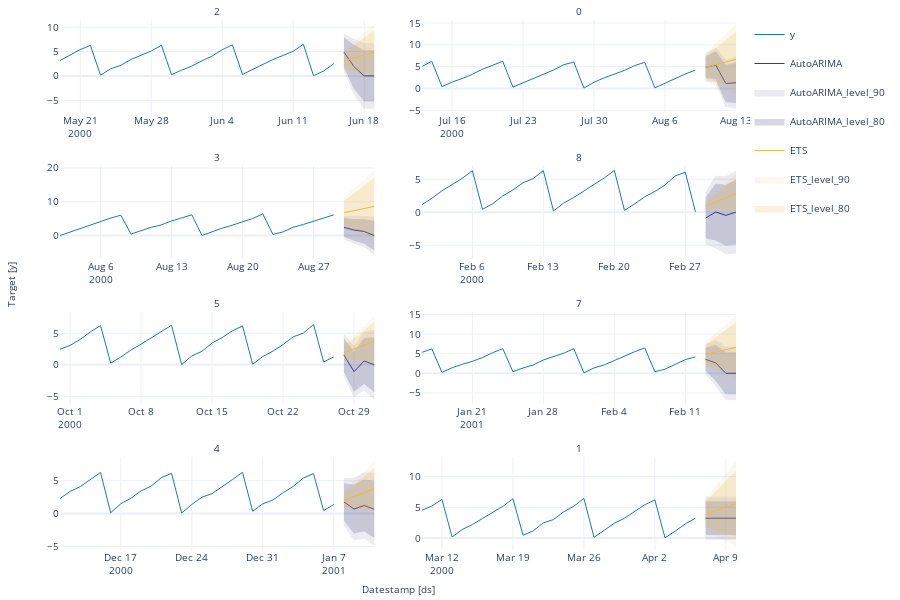

Notebook cell for this chart:
### Code cell
#| hide
fcsts_df = fcst.forecast(h=4, fitted=True, level=[90, 80, 30])
fcsts_df.groupby('unique_id').tail(4)
fcst.plot(panel_df.groupby('unique_id').tail(28), fcsts_df, models=['AutoARIMA', 'ETS'], level=[90, 80])

### Figure 1 — Plotly figure (JSON) as saved in the notebook; plotly's stock layout.template omitted (floating-point values rounded to 4 significant figures)
{"data": [{"legendgroup": "y", "line": {"color": "#1f77b4", "width": 1}, "mode": "lines", "name": "y", "showlegend": true, "type": "scatter", "x": ["2000-05-19T00:00:00", "2000-05-20T00:00:00", "2000-05-21T00:00:00", "2000-05-22T00:00:00", "2000-05-23T00:00:00", "2000-05-24T00:00:00", "2000-05-25T00:00:00", "2000-05-26T00:00:00", "2000-05-27T00:00:00", "2000-05-28T00:00:00", "2000-05-29T00:00:00", "2000-05-30T00:00:00", "2000-05-31T00:00:00", "2000-06-01T00:00:00", "2000-06-02T00:00:00", "2000-06-03T00:00:00", "2000-06-04T00:00:00", "2000-06-05T00:00:00", "2000-06-06T00:00:00", "2000-06-07T00:00:00", "2000-06-08T00:00:00", "2000-06-09T00:00:00", "2000-06-10T00:00:00", "2000-06-11T00:00:00", "2000-06-12T00:00:00", "2000-06-13T00:00:00", "2000-06-14T00:00:00", "2000-06-15T00:00:00"], "xaxis": "x", "y": [3.162, 4.34, 5.398, 6.252, 0.1481, 1.443, 2.176, 3.369, 4.278, 5.101, 6.274, 0.2598, 1.174, 2.012, 3.074, 4.066, 5.354, 6.355, 0.3059, 1.336, 2.224, 3.348, 4.189, 5.05, 6.48, 0.03622, 1.01, 2.49], "yaxis": "y"}, {"legendgroup": "y", "line": {"color": "#1f77b4", "width": 1}, "mode": "lines", "name": "y", "showlegend": false, "type": "scatter", "x": ["2000-07-13T00:00:00", "2000-07-14T00:00:00", "2000-07-15T00:00:00", "2000-07-16T00:00:00", "2000-07-17T00:00:00", "2000-07-18T00:00:00", "2000-07-19T00:00:00", "2000-07-20T00:00:00", "2000-07-21T00:00:00", "2000-07-22T00:00:00", "2000-07-23T00:00:00", "2000-07-24T00:00:00", "2000-07-25T00:00:00", "2000-07-26T00:00:00", "2000-07-27T00:00:00", "2000-07-28T00:00:00", "2000-07-29T00:00:00", "2000-07-30T00:00:00", "2000-07-31T00:00:00", "2000-08-01T00:00:00", "2000-08-02T00:00:00", "2000-08-03T00:00:00", "2000-08-04T00:00:00", "2000-08-05T00:00:00", "2000-08-06T00:00:00", "2000-08-07T00:00:00", "2000-08-08T00:00:00", "2000-08-09T00:00:00"], "xaxis": "x2", "y": [5.028, 6.244, 0.4405, 1.488, 2.309, 3.271, 4.427, 5.372, 6.239, 0.3385, 1.304, 2.357, 3.235, 4.228, 5.453, 6.069, 0.1146, 1.441, 2.452, 3.323, 4.162, 5.26, 6.0, 0.1559, 1.213, 2.443, 3.34, 4.228], "yaxis": "y2"}, {"legendgroup": "y", "line": {"color": "#1f77b4", "width": 1}, "mode": "lines", "name": "y", "showlegend": false, "type": "scatter", "x": ["2000-08-02T00:00:00", "2000-08-03T00:00:00", "2000-08-04T00:00:00", "2000-08-05T00:00:00", "2000-08-06T00:00:00", "2000-08-07T00:00:00", "2000-08-08T00:00:00", "2000-08-09T00:00:00", "2000-08-10T00:00:00", "2000-08-11T00:00:00", "2000-08-12T00:00:00", "2000-08-13T00:00:00", "2000-08-14T00:00:00", "2000-08-15T00:00:00", "2000-08-16T00:00:00", "2000-08-17T00:00:00", "2000-08-18T00:00:00", "2000-08-19T00:00:00", "2000-08-20T00:00:00", "2000-08-21T00:00:00", "2000-08-22T00:00:00", "2000-08-23T00:00:00", "2000-08-24T00:00:00", "2000-08-25T00:00:00", "2000-08-26T00:00:00", "2000-08-27T00:00:00", "2000-08-28T00:00:00", "2000-08-29T00:00:00"], "xaxis": "x3", "y": [0.004345, 1.012, 2.072, 3.257, 4.111, 5.185, 6.028, 0.4556, 1.442, 2.449, 3.166, 4.356, 5.213, 6.151, 0.03521, 1.211, 2.194, 3.08, 4.175, 5.048, 6.436, 0.3338, 1.096, 2.459, 3.29, 4.228, 5.321, 6.127], "yaxis": "y3"}, {"legendgroup": "y", "line": {"color": "#1f77b4", "width": 1}, "mode": "lines", "name": "y", "showlegend": false, "type": "scatter", "x": ["2000-02-01T00:00:00", "2000-02-02T00:00:00", "2000-02-03T00:00:00", "2000-02-04T00:00:00", "2000-02-05T00:00:00", "2000-02-06T00:00:00", "2000-02-07T00:00:00", "2000-02-08T00:00:00", "2000-02-09T00:00:00", "2000-02-10T00:00:00", "2000-02-11T00:00:00", "2000-02-12T00:00:00", "2000-02-13T00:00:00", "2000-02-14T00:00:00", "2000-02-15T00:00:00", "2000-02-16T00:00:00", "2000-02-17T00:00:00", "2000-02-18T00:00:00", "2000-02-19T00:00:00", "2000-02-20T00:00:00", "2000-02-21T00:00:00", "2000-02-22T00:00:00", "2000-02-23T00:00:00", "2000-02-24T00:00:00", "2000-02-25T00:00:00", "2000-02-26T00:00:00", "2000-02-27T00:00:00", "2000-02-28T00:00:00"], "xaxis": "x4", "y": [1.111, 2.092, 3.239, 4.178, 5.12, 6.291, 0.4281, 1.278, 2.453, 3.358, 4.45, 5.101, 6.294, 0.1773, 1.372, 2.225, 3.206, 4.071, 5.177, 6.334, 0.2544, 1.26, 2.324, 3.138, 4.11, 5.484, 6.069, 0.0405], "yaxis": "y4"}, {"legendgroup": "y", "line": {"color": "#1f77b4", "width": 1}, "mode": "lines", "name": "y", "showlegend": false, "type": "scatter", "x": ["2000-09-30T00:00:00", "2000-10-01T00:00:00", "2000-10-02T00:00:00", "2000-10-03T00:00:00", "2000-10-04T00:00:00", "2000-10-05T00:00:00", "2000-10-06T00:00:00", "2000-10-07T00:00:00", "2000-10-08T00:00:00", "2000-10-09T00:00:00", "2000-10-10T00:00:00", "2000-10-11T00:00:00", "2000-10-12T00:00:00", "2000-10-13T00:00:00", "2000-10-14T00:00:00", "2000-10-15T00:00:00", "2000-10-16T00:00:00", "2000-10-17T00:00:00", "2000-10-18T00:00:00", "2000-10-19T00:00:00", "2000-10-20T00:00:00", "2000-10-21T00:00:00", "2000-10-22T00:00:00", "2000-10-23T00:00:00", "2000-10-24T00:00:00", "2000-10-25T00:00:00", "2000-10-26T00:00:00", "2000-10-27T00:00:00"], "xaxis": "x5", "y": [2.459, 3.085, 4.02, 5.215, 6.216, 0.2656, 1.235, 2.349, 3.271, 4.271, 5.334, 6.261, 0.03107, 1.406, 2.143, 3.451, 4.321, 5.382, 6.156, 0.07805, 1.326, 2.169, 3.215, 4.425, 5.011, 6.397, 0.4621, 1.253], "yaxis": "y5"}, {"legendgroup": "y", "line": {"color": "#1f77b4", "width": 1}, "mode": "lines", "name": "y", "showlegend": false, "type": "scatter", "x": ["2001-01-16T00:00:00", "2001-01-17T00:00:00", "2001-01-18T00:00:00", "2001-01-19T00:00:00", "2001-01-20T00:00:00", "2001-01-21T00:00:00", "2001-01-22T00:00:00", "2001-01-23T00:00:00", "2001-01-24T00:00:00", "2001-01-25T00:00:00", "2001-01-26T00:00:00", "2001-01-27T00:00:00", "2001-01-28T00:00:00", "2001-01-29T00:00:00", "2001-01-30T00:00:00", "2001-01-31T00:00:00", "2001-02-01T00:00:00", "2001-02-02T00:00:00", "2001-02-03T00:00:00", "2001-02-04T00:00:00", "2001-02-05T00:00:00", "2001-02-06T00:00:00", "2001-02-07T00:00:00", "2001-02-08T00:00:00", "2001-02-09T00:00:00", "2001-02-10T00:00:00", "2001-02-11T00:00:00", "2001-02-12T00:00:00"], "xaxis": "x6", "y": [5.322, 6.211, 0.2385, 1.407, 2.294, 3.047, 4.015, 5.256, 6.272, 0.4081, 1.365, 2.113, 3.397, 4.315, 5.117, 6.258, 0.12, 1.361, 2.151, 3.248, 4.449, 5.494, 6.479, 0.3852, 1.068, 2.234, 3.484, 4.177], "yaxis": "y6"}, {"legendgroup": "y", "line": {"color": "#1f77b4", "width": 1}, "mode": "lines", "name": "y", "showlegend": false, "type": "scatter", "x": ["2000-12-11T00:00:00", "2000-12-12T00:00:00", "2000-12-13T00:00:00", "2000-12-14T00:00:00", "2000-12-15T00:00:00", "2000-12-16T00:00:00", "2000-12-17T00:00:00", "2000-12-18T00:00:00", "2000-12-19T00:00:00", "2000-12-20T00:00:00", "2000-12-21T00:00:00", "2000-12-22T00:00:00", "2000-12-23T00:00:00", "2000-12-24T00:00:00", "2000-12-25T00:00:00", "2000-12-26T00:00:00", "2000-12-27T00:00:00", "2000-12-28T00:00:00", "2000-12-29T00:00:00", "2000-12-30T00:00:00", "2000-12-31T00:00:00", "2001-01-01T00:00:00", "2001-01-02T00:00:00", "2001-01-03T00:00:00", "2001-01-04T00:00:00", "2001-01-05T00:00:00", "2001-01-06T00:00:00", "2001-01-07T00:00:00"], "xaxis": "x7", "y": [2.281, 3.365, 4.096, 5.206, 6.249, 0.1218, 1.499, 2.336, 3.442, 4.196, 5.462, 6.126, 0.07894, 1.393, 2.487, 3.031, 4.05, 5.159, 6.263, 0.3521, 1.478, 2.059, 3.178, 4.133, 5.404, 6.082, 0.4384, 1.387], "yaxis": "y7"}, {"legendgroup": "y", "line": {"color": "#1f77b4", "width": 1}, "mode": "lines", "name": "y", "showlegend": false, "type": "scatter", "x": ["2000-03-10T00:00:00", "2000-03-11T00:00:00", "2000-03-12T00:00:00", "2000-03-13T00:00:00", "2000-03-14T00:00:00", "2000-03-15T00:00:00", "2000-03-16T00:00:00", "2000-03-17T00:00:00", "2000-03-18T00:00:00", "2000-03-19T00:00:00", "2000-03-20T00:00:00", "2000-03-21T00:00:00", "2000-03-22T00:00:00", "2000-03-23T00:00:00", "2000-03-24T00:00:00", "2000-03-25T00:00:00", "2000-03-26T00:00:00", "2000-03-27T00:00:00", "2000-03-28T00:00:00", "2000-03-29T00:00:00", "2000-03-30T00:00:00", "2000-03-31T00:00:00", "2000-04-01T00:00:00", "2000-04-02T00:00:00", "2000-04-03T00:00:00", "2000-04-04T00:00:00", "2000-04-05T00:00:00", "2000-04-06T00:00:00"], "xaxis": "x8", "y": [4.49, 5.203, 6.285, 0.1718, 1.394, 2.206, 3.18, 4.2, 5.151, 6.388, 0.4631, 1.163, 2.476, 3.007, 4.267, 5.152, 6.441, 0.1253, 1.339, 2.405, 3.216, 4.376, 5.415, 6.19, 0.04827, 1.128, 2.296, 3.238], "yaxis": "y8"}, {"legendgroup": "AutoARIMA", "line": {"color": "#393b79", "width": 1}, "mode": "lines", "name": "AutoARIMA", "showlegend": true, "type": "scatter", "x": ["2000-06-16T00:00:00", "2000-06-17T00:00:00", "2000-06-18T00:00:00", "2000-06-19T00:00:00"], "xaxis": "x", "y": [4.876, 1.881, 0, 0], "yaxis": "y"}, {"fill": "toself", "fillcolor": "#393b79", "legendgroup": "AutoARIMA_level_90", "line": {"color": "#393b79", "width": 1}, "mode": "lines", "name": "AutoARIMA_level_90", "opacity": 0.1, "showlegend": true, "type": "scatter", "x": ["2000-06-16T00:00:00.000000000", "2000-06-17T00:00:00.000000000", "2000-06-18T00:00:00.000000000", "2000-06-19T00:00:00.000000000", "2000-06-19T00:00:00.000000000", "2000-06-18T00:00:00.000000000", "2000-06-17T00:00:00.000000000", "2000-06-16T00:00:00.000000000"], "xaxis": "x", "y": [8.601, 7.496, 6.599, 6.599, -6.599, -6.599, -3.735, 1.151], "yaxis": "y"}, {"fill": "toself", "fillcolor": "#393b79", "legendgroup": "AutoARIMA_level_80", "line": {"color": "#393b79", "width": 1}, "mode": "lines", "name": "AutoARIMA_level_80", "opacity": 0.2, "showlegend": true, "type": "scatter", "x": ["2000-06-16T00:00:00.000000000", "2000-06-17T00:00:00.000000000", "2000-06-18T00:00:00.000000000", "2000-06-19T00:00:00.000000000", "2000-06-19T00:00:00.000000000", "2000-06-18T00:00:00.000000000", "2000-06-17T00:00:00.000000000", "2000-06-16T00:00:00.000000000"], "xaxis": "x", "y": [7.779, 6.256, 5.141, 5.141, -5.141, -5.141, -2.494, 1.973], "yaxis": "y"}, {"legendgroup": "ETS", "line": {"color": "#e7ba52", "width": 1}, "mode": "lines", "name": "ETS", "showlegend": true, "type": "scatter", "x": ["2000-06-16T00:00:00", "2000-06-17T00:00:00", "2000-06-18T00:00:00", "2000-06-19T00:00:00"], "xaxis": "x", "y": [3.057, 3.667, 4.277, 4.888], "yaxis": "y"}, {"fill": "toself", "fillcolor": "#e7ba52", "legendgroup": "ETS_level_90", "line": {"color": "#e7ba52", "width": 1}, "mode": "lines", "name": "ETS_level_90", "opacity": 0.1, "showlegend": true, "type": "scatter", "x": ["2000-06-16T00:00:00.000000000", "2000-06-17T00:00:00.000000000", "2000-06-18T00:00:00.000000000", "2000-06-19T00:00:00.000000000", "2000-06-19T00:00:00.000000000", "2000-06-18T00:00:00.000000000", "2000-06-17T00:00:00.000000000", "2000-06-16T00:00:00.000000000"], "xaxis": "x", "y": [5.077, 6.855, 8.645, 10.5, -0.7278, -0.09003, 0.4798, 1.037], "yaxis": "y"}, {"fill": "toself", "fillcolor": "#e7ba52", "legendgroup": "ETS_level_80", "line": {"color": "#e7ba52", "width": 1}, "mode": "lines", "name": "ETS_level_80", "opacity": 0.2, "showlegend": true, "type": "scatter", "x": ["2000-06-16T00:00:00.000000000", "2000-06-17T00:00:00.000000000", "2000-06-18T00:00:00.000000000", "2000-06-19T00:00:00.000000000", "2000-06-19T00:00:00.000000000", "2000-06-18T00:00:00.000000000", "2000-06-17T00:00:00.000000000", "2000-06-16T00:00:00.000000000"], "xaxis": "x", "y": [4.631, 6.151, 7.68, 9.263, 0.5124, 0.8746, 1.184, 1.483], "yaxis": "y"}, {"legendgroup": "AutoARIMA", "line": {"color": "#393b79", "width": 1}, "mode": "lines", "name": "AutoARIMA", "showlegend": false, "type": "scatter", "x": ["2000-08-10T00:00:00", "2000-08-11T00:00:00", "2000-08-12T00:00:00", "2000-08-13T00:00:00"], "xaxis": "x2", "y": [4.858, 5.389, 1.143, 1.346], "yaxis": "y2"}, {"fill": "toself", "fillcolor": "#393b79", "legendgroup": "AutoARIMA_level_90", "line": {"color": "#393b79", "width": 1}, "mode": "lines", "name": "AutoARIMA_level_90", "opacity": 0.1, "showlegend": false, "type": "scatter", "x": ["2000-08-10T00:00:00.000000000", "2000-08-11T00:00:00.000000000", "2000-08-12T00:00:00.000000000", "2000-08-13T00:00:00.000000000", "2000-08-13T00:00:00.000000000", "2000-08-12T00:00:00.000000000", "2000-08-11T00:00:00.000000000", "2000-08-10T00:00:00.000000000"], "xaxis": "x2", "y": [7.861, 9.313, 6.453, 7.165, -4.473, -4.167, 1.466, 1.854], "yaxis": "y2"}, {"fill": "toself", "fillcolor": "#393b79", "legendgroup": "AutoARIMA_level_80", "line": {"color": "#393b79", "width": 1}, "mode": "lines", "name": "AutoARIMA_level_80", "opacity": 0.2, "showlegend": false, "type": "scatter", "x": ["2000-08-10T00:00:00.000000000", "2000-08-11T00:00:00.000000000", "2000-08-12T00:00:00.000000000", "2000-08-13T00:00:00.000000000", "2000-08-13T00:00:00.000000000", "2000-08-12T00:00:00.000000000", "2000-08-11T00:00:00.000000000", "2000-08-10T00:00:00.000000000"], "xaxis": "x2", "y": [7.198, 8.446, 5.28, 5.879, -3.188, -2.994, 2.333, 2.518], "yaxis": "y2"}, {"legendgroup": "ETS", "line": {"color": "#e7ba52", "width": 1}, "mode": "lines", "name": "ETS", "showlegend": false, "type": "scatter", "x": ["2000-08-10T00:00:00", "2000-08-11T00:00:00", "2000-08-12T00:00:00", "2000-08-13T00:00:00"], "xaxis": "x2", "y": [4.837, 5.459, 6.082, 6.704], "yaxis": "y2"}, {"fill": "toself", "fillcolor": "#e7ba52", "legendgroup": "ETS_level_90", "line": {"color": "#e7ba52", "width": 1}, "mode": "lines", "name": "ETS_level_90", "opacity": 0.1, "showlegend": false, "type": "scatter", "x": ["2000-08-10T00:00:00.000000000", "2000-08-11T00:00:00.000000000", "2000-08-12T00:00:00.000000000", "2000-08-13T00:00:00.000000000", "2000-08-13T00:00:00.000000000", "2000-08-12T00:00:00.000000000", "2000-08-11T00:00:00.000000000", "2000-08-10T00:00:00.000000000"], "xaxis": "x2", "y": [7.962, 10.22, 12.41, 14.63, -1.223, -0.2433, 0.7031, 1.711], "yaxis": "y2"}, {"fill": "toself", "fillcolor": "#e7ba52", "legendgroup": "ETS_level_80", "line": {"color": "#e7ba52", "width": 1}, "mode": "lines", "name": "ETS_level_80", "opacity": 0.2, "showlegend": false, "type": "scatter", "x": ["2000-08-10T00:00:00.000000000", "2000-08-11T00:00:00.000000000", "2000-08-12T00:00:00.000000000", "2000-08-13T00:00:00.000000000", "2000-08-13T00:00:00.000000000", "2000-08-12T00:00:00.000000000", "2000-08-11T00:00:00.000000000", "2000-08-10T00:00:00.000000000"], "xaxis": "x2", "y": [7.271, 9.165, 11.01, 12.88, 0.5275, 1.154, 1.754, 2.402], "yaxis": "y2"}, {"legendgroup": "AutoARIMA", "line": {"color": "#393b79", "width": 1}, "mode": "lines", "name": "AutoARIMA", "showlegend": false, "type": "scatter", "x": ["2000-08-30T00:00:00", "2000-08-31T00:00:00", "2000-09-01T00:00:00", "2000-09-02T00:00:00"], "xaxis": "x3", "y": [2.421, 1.644, 1.213, 0], "yaxis": "y3"}, {"fill": "toself", "fillcolor": "#393b79", "legendgroup": "AutoARIMA_level_90", "line": {"color": "#393b79", "width": 1}, "mode": "lines", "name": "AutoARIMA_level_90", "opacity": 0.1, "showlegend": false, "type": "scatter", "x": ["2000-08-30T00:00:00.000000000", "2000-08-31T00:00:00.000000000", "2000-09-01T00:00:00.000000000", "2000-09-02T00:00:00.000000000", "2000-09-02T00:00:00.000000000", "2000-09-01T00:00:00.000000000", "2000-08-31T00:00:00.000000000", "2000-08-30T00:00:00.000000000"], "xaxis": "x3", "y": [5.73, 5.561, 5.663, 5.409, -5.409, -3.238, -2.273, -0.8877], "yaxis": "y3"}, {"fill": "toself", "fillcolor": "#393b79", "legendgroup": "AutoARIMA_level_80", "line": {"color": "#393b79", "width": 1}, "mode": "lines", "name": "AutoARIMA_level_80", "opacity": 0.2, "showlegend": false, "type": "scatter", "x": ["2000-08-30T00:00:00.000000000", "2000-08-31T00:00:00.000000000", "2000-09-01T00:00:00.000000000", "2000-09-02T00:00:00.000000000", "2000-09-02T00:00:00.000000000", "2000-09-01T00:00:00.000000000", "2000-08-31T00:00:00.000000000", "2000-08-30T00:00:00.000000000"], "xaxis": "x3", "y": [5.0, 4.696, 4.68, 4.214, -4.214, -2.255, -1.408, -0.1568], "yaxis": "y3"}, {"legendgroup": "ETS", "line": {"color": "#e7ba52", "width": 1}, "mode": "lines", "name": "ETS", "showlegend": false, "type": "scatter", "x": ["2000-08-30T00:00:00", "2000-08-31T00:00:00", "2000-09-01T00:00:00", "2000-09-02T00:00:00"], "xaxis": "x3", "y": [6.747, 7.375, 8.003, 8.631], "yaxis": "y3"}, {"fill": "toself", "fillcolor": "#e7ba52", "legendgroup": "ETS_level_90", "line": {"color": "#e7ba52", "width": 1}, "mode": "lines", "name": "ETS_level_90", "opacity": 0.1, "showlegend": false, "type": "scatter", "x": ["2000-08-30T00:00:00.000000000", "2000-08-31T00:00:00.000000000", "2000-09-01T00:00:00.000000000", "2000-09-02T00:00:00.000000000", "2000-09-02T00:00:00.000000000", "2000-09-01T00:00:00.000000000", "2000-08-31T00:00:00.000000000", "2000-08-30T00:00:00.000000000"], "xaxis": "x3", "y": [11.11, 13.93, 16.61, 19.29, -2.027, -0.6009, 0.8225, 2.388], "yaxis": "y3"}, {"fill": "toself", "fillcolor": "#e7ba52", "legendgroup": "ETS_level_80", "line": {"color": "#e7ba52", "width": 1}, "mode": "lines", "name": "ETS_level_80", "opacity": 0.2, "showlegend": false, "type": "scatter", "x": ["2000-08-30T00:00:00.000000000", "2000-08-31T00:00:00.000000000", "2000-09-01T00:00:00.000000000", "2000-09-02T00:00:00.000000000", "2000-09-02T00:00:00.000000000", "2000-09-01T00:00:00.000000000", "2000-08-31T00:00:00.000000000", "2000-08-30T00:00:00.000000000"], "xaxis": "x3", "y": [10.14, 12.48, 14.71, 16.93, 0.3268, 1.299, 2.27, 3.351], "yaxis": "y3"}, {"legendgroup": "AutoARIMA", "line": {"color": "#393b79", "width": 1}, "mode": "lines", "name": "AutoARIMA", "showlegend": false, "type": "scatter", "x": ["2000-02-29T00:00:00", "2000-03-01T00:00:00", "2000-03-02T00:00:00", "2000-03-03T00:00:00"], "xaxis": "x4", "y": [-0.8951, 0.01778, -0.4875, 0.007351], "yaxis": "y4"}, {"fill": "toself", "fillcolor": "#393b79", "legendgroup": "AutoARIMA_level_90", "line": {"color": "#393b79", "width": 1}, "mode": "lines", "name": "AutoARIMA_level_90", "opacity": 0.1, "showlegend": false, "type": "scatter", "x": ["2000-02-29T00:00:00.000000000", "2000-03-01T00:00:00.000000000", "2000-03-02T00:00:00.000000000", "2000-03-03T00:00:00.000000000", "2000-03-03T00:00:00.000000000", "2000-03-02T00:00:00.000000000", "2000-03-01T00:00:00.000000000", "2000-02-29T00:00:00.000000000"], "xaxis": "x4", "y": [2.972, 5.457, 5.352, 6.211, -6.197, -6.327, -5.422, -4.762], "yaxis": "y4"}, {"fill": "toself", "fillcolor": "#393b79", "legendgroup": "AutoARIMA_level_80", "line": {"color": "#393b79", "width": 1}, "mode": "lines", "name": "AutoARIMA_level_80", "opacity": 0.2, "showlegend": false, "type": "scatter", "x": ["2000-02-29T00:00:00.000000000", "2000-03-01T00:00:00.000000000", "2000-03-02T00:00:00.000000000", "2000-03-03T00:00:00.000000000", "2000-03-03T00:00:00.000000000", "2000-03-02T00:00:00.000000000", "2000-03-01T00:00:00.000000000", "2000-02-29T00:00:00.000000000"], "xaxis": "x4", "y": [2.118, 4.256, 4.062, 4.841, -4.826, -5.037, -4.22, -3.908], "yaxis": "y4"}, {"legendgroup": "ETS", "line": {"color": "#e7ba52", "width": 1}, "mode": "lines", "name": "ETS", "showlegend": false, "type": "scatter", "x": ["2000-02-29T00:00:00", "2000-03-01T00:00:00", "2000-03-02T00:00:00", "2000-03-03T00:00:00"], "xaxis": "x4", "y": [0.9512, 1.568, 2.184, 2.801], "yaxis": "y4"}, {"fill": "toself", "fillcolor": "#e7ba52", "legendgroup": "ETS_level_90", "line": {"color": "#e7ba52", "width": 1}, "mode": "lines", "name": "ETS_level_90", "opacity": 0.1, "showlegend": false, "type": "scatter", "x": ["2000-02-29T00:00:00.000000000", "2000-03-01T00:00:00.000000000", "2000-03-02T00:00:00.000000000", "2000-03-03T00:00:00.000000000", "2000-03-03T00:00:00.000000000", "2000-03-02T00:00:00.000000000", "2000-03-01T00:00:00.000000000", "2000-02-29T00:00:00.000000000"], "xaxis": "x4", "y": [1.628, 2.887, 4.269, 5.776, -0.1743, 0.09963, 0.2484, 0.2745], "yaxis": "y4"}, {"fill": "toself", "fillcolor": "#e7ba52", "legendgroup": "ETS_level_80", "line": {"color": "#e7ba52", "width": 1}, "mode": "lines", "name": "ETS_level_80", "opacity": 0.2, "showlegend": false, "type": "scatter", "x": ["2000-02-29T00:00:00.000000000", "2000-03-01T00:00:00.000000000", "2000-03-02T00:00:00.000000000", "2000-03-03T00:00:00.000000000", "2000-03-03T00:00:00.000000000", "2000-03-02T00:00:00.000000000", "2000-03-01T00:00:00.000000000", "2000-02-29T00:00:00.000000000"], "xaxis": "x4", "y": [1.478, 2.596, 3.809, 5.119, 0.4829, 0.5601, 0.5398, 0.4239], "yaxis": "y4"}, {"legendgroup": "AutoARIMA", "line": {"color": "#393b79", "width": 1}, "mode": "lines", "name": "AutoARIMA", "showlegend": false, "type": "scatter", "x": ["2000-10-28T00:00:00", "2000-10-29T00:00:00", "2000-10-30T00:00:00", "2000-10-31T00:00:00"], "xaxis": "x5", "y": [1.545, -1.07, 0.6109, 0], "yaxis": "y5"}, {"fill": "toself", "fillcolor": "#393b79", "legendgroup": "AutoARIMA_level_90", "line": {"color": "#393b79", "width": 1}, "mode": "lines", "name": "AutoARIMA_level_90", "opacity": 0.1, "showlegend": false, "type": "scatter", "x": ["2000-10-28T00:00:00.000000000", "2000-10-29T00:00:00.000000000", "2000-10-30T00:00:00.000000000", "2000-10-31T00:00:00.000000000", "2000-10-31T00:00:00.000000000", "2000-10-30T00:00:00.000000000", "2000-10-29T00:00:00.000000000", "2000-10-28T00:00:00.000000000"], "xaxis": "x5", "y": [4.797, 2.89, 5.156, 5.5, -5.5, -3.934, -5.03, -1.706], "yaxis": "y5"}, {"fill": "toself", "fillcolor": "#393b79", "legendgroup": "AutoARIMA_level_80", "line": {"color": "#393b79", "width": 1}, "mode": "lines", "name": "AutoARIMA_level_80", "opacity": 0.2, "showlegend": false, "type": "scatter", "x": ["2000-10-28T00:00:00.000000000", "2000-10-29T00:00:00.000000000", "2000-10-30T00:00:00.000000000", "2000-10-31T00:00:00.000000000", "2000-10-31T00:00:00.000000000", "2000-10-30T00:00:00.000000000", "2000-10-29T00:00:00.000000000", "2000-10-28T00:00:00.000000000"], "xaxis": "x5", "y": [4.079, 2.015, 4.152, 4.285, -4.285, -2.93, -4.156, -0.9881], "yaxis": "y5"}, {"legendgroup": "ETS", "line": {"color": "#e7ba52", "width": 1}, "mode": "lines", "name": "ETS", "showlegend": false, "type": "scatter", "x": ["2000-10-28T00:00:00", "2000-10-29T00:00:00", "2000-10-30T00:00:00", "2000-10-31T00:00:00"], "xaxis": "x5", "y": [1.878, 2.497, 3.115, 3.733], "yaxis": "y5"}, {"fill": "toself", "fillcolor": "#e7ba52", "legendgroup": "ETS_level_90", "line": {"color": "#e7ba52", "width": 1}, "mode": "lines", "name": "ETS_level_90", "opacity": 0.1, "showlegend": false, "type": "scatter", "x": ["2000-10-28T00:00:00.000000000", "2000-10-29T00:00:00.000000000", "2000-10-30T00:00:00.000000000", "2000-10-31T00:00:00.000000000", "2000-10-31T00:00:00.000000000", "2000-10-30T00:00:00.000000000", "2000-10-29T00:00:00.000000000", "2000-10-28T00:00:00.000000000"], "xaxis": "x5", "y": [3.113, 4.568, 6.089, 7.701, -0.235, 0.1406, 0.4251, 0.644], "yaxis": "y5"}, {"fill": "toself", "fillcolor": "#e7ba52", "legendgroup": "ETS_level_80", "line": {"color": "#e7ba52", "width": 1}, "mode": "lines", "name": "ETS_level_80", "opacity": 0.2, "showlegend": false, "type": "scatter", "x": ["2000-10-28T00:00:00.000000000", "2000-10-29T00:00:00.000000000", "2000-10-30T00:00:00.000000000", "2000-10-31T00:00:00.000000000", "2000-10-31T00:00:00.000000000", "2000-10-30T00:00:00.000000000", "2000-10-29T00:00:00.000000000", "2000-10-28T00:00:00.000000000"], "xaxis": "x5", "y": [2.84, 4.111, 5.432, 6.825, 0.6414, 0.7975, 0.8827, 0.9167], "yaxis": "y5"}, {"legendgroup": "AutoARIMA", "line": {"color": "#393b79", "width": 1}, "mode": "lines", "name": "AutoARIMA", "showlegend": false, "type": "scatter", "x": ["2001-02-13T00:00:00", "2001-02-14T00:00:00", "2001-02-15T00:00:00", "2001-02-16T00:00:00"], "xaxis": "x6", "y": [3.552, 2.656, 0, 0], "yaxis": "y6"}, {"fill": "toself", "fillcolor": "#393b79", "legendgroup": "AutoARIMA_level_90", "line": {"color": "#393b79", "width": 1}, "mode": "lines", "name": "AutoARIMA_level_90", "opacity": 0.1, "showlegend": false, "type": "scatter", "x": ["2001-02-13T00:00:00.000000000", "2001-02-14T00:00:00.000000000", "2001-02-15T00:00:00.000000000", "2001-02-16T00:00:00.000000000", "2001-02-16T00:00:00.000000000", "2001-02-15T00:00:00.000000000", "2001-02-14T00:00:00.000000000", "2001-02-13T00:00:00.000000000"], "xaxis": "x6", "y": [7.191, 8.376, 6.697, 6.697, -6.697, -6.697, -3.063, -0.08763], "yaxis": "y6"}, {"fill": "toself", "fillcolor": "#393b79", "legendgroup": "AutoARIMA_level_80", "line": {"color": "#393b79", "width": 1}, "mode": "lines", "name": "AutoARIMA_level_80", "opacity": 0.2, "showlegend": false, "type": "scatter", "x": ["2001-02-13T00:00:00.000000000", "2001-02-14T00:00:00.000000000", "2001-02-15T00:00:00.000000000", "2001-02-16T00:00:00.000000000", "2001-02-16T00:00:00.000000000", "2001-02-15T00:00:00.000000000", "2001-02-14T00:00:00.000000000", "2001-02-13T00:00:00.000000000"], "xaxis": "x6", "y": [6.387, 7.113, 5.218, 5.218, -5.218, -5.218, -1.8, 0.7162], "yaxis": "y6"}, {"legendgroup": "ETS", "line": {"color": "#e7ba52", "width": 1}, "mode": "lines", "name": "ETS", "showlegend": false, "type": "scatter", "x": ["2001-02-13T00:00:00", "2001-02-14T00:00:00", "2001-02-15T00:00:00", "2001-02-16T00:00:00"], "xaxis": "x6", "y": [4.788, 5.404, 6.019, 6.635], "yaxis": "y6"}, {"fill": "toself", "fillcolor": "#e7ba52", "legendgroup": "ETS_level_90", "line": {"color": "#e7ba52", "width": 1}, "mode": "lines", "name": "ETS_level_90", "opacity": 0.1, "showlegend": false, "type": "scatter", "x": ["2001-02-13T00:00:00.000000000", "2001-02-14T00:00:00.000000000", "2001-02-15T00:00:00.000000000", "2001-02-16T00:00:00.000000000", "2001-02-16T00:00:00.000000000", "2001-02-15T00:00:00.000000000", "2001-02-14T00:00:00.000000000", "2001-02-13T00:00:00.000000000"], "xaxis": "x6", "y": [7.886, 10.14, 12.33, 14.56, -1.289, -0.2935, 0.6668, 1.69], "yaxis": "y6"}, {"fill": "toself", "fillcolor": "#e7ba52", "legendgroup": "ETS_level_80", "line": {"color": "#e7ba52", "width": 1}, "mode": "lines", "name": "ETS_level_80", "opacity": 0.2, "showlegend": false, "type": "scatter", "x": ["2001-02-13T00:00:00.000000000", "2001-02-14T00:00:00.000000000", "2001-02-15T00:00:00.000000000", "2001-02-16T00:00:00.000000000", "2001-02-16T00:00:00.000000000", "2001-02-15T00:00:00.000000000", "2001-02-14T00:00:00.000000000", "2001-02-13T00:00:00.000000000"], "xaxis": "x6", "y": [7.202, 9.094, 10.94, 12.81, 0.4614, 1.101, 1.713, 2.374], "yaxis": "y6"}, {"legendgroup": "AutoARIMA", "line": {"color": "#393b79", "width": 1}, "mode": "lines", "name": "AutoARIMA", "showlegend": false, "type": "scatter", "x": ["2001-01-08T00:00:00", "2001-01-09T00:00:00", "2001-01-10T00:00:00", "2001-01-11T00:00:00"], "xaxis": "x7", "y": [1.771, 0.6798, 1.236, 0.639], "yaxis": "y7"}, {"fill": "toself", "fillcolor": "#393b79", "legendgroup": "AutoARIMA_level_90", "line": {"color": "#393b79", "width": 1}, "mode": "lines", "name": "AutoARIMA_level_90", "opacity": 0.1, "showlegend": false, "type": "scatter", "x": ["2001-01-08T00:00:00.000000000", "2001-01-09T00:00:00.000000000", "2001-01-10T00:00:00.000000000", "2001-01-11T00:00:00.000000000", "2001-01-11T00:00:00.000000000", "2001-01-10T00:00:00.000000000", "2001-01-09T00:00:00.000000000", "2001-01-08T00:00:00.000000000"], "xaxis": "x7", "y": [5.311, 5.353, 6.194, 6.118, -4.839, -3.721, -3.993, -1.77], "yaxis": "y7"}, {"fill": "toself", "fillcolor": "#393b79", "legendgroup": "AutoARIMA_level_80", "line": {"color": "#393b79", "width": 1}, "mode": "lines", "name": "AutoARIMA_level_80", "opacity": 0.2, "showlegend": false, "type": "scatter", "x": ["2001-01-08T00:00:00.000000000", "2001-01-09T00:00:00.000000000", "2001-01-10T00:00:00.000000000", "2001-01-11T00:00:00.000000000", "2001-01-11T00:00:00.000000000", "2001-01-10T00:00:00.000000000", "2001-01-09T00:00:00.000000000", "2001-01-08T00:00:00.000000000"], "xaxis": "x7", "y": [4.529, 4.321, 5.099, 4.908, -3.629, -2.626, -2.961, -0.9876], "yaxis": "y7"}, {"legendgroup": "ETS", "line": {"color": "#e7ba52", "width": 1}, "mode": "lines", "name": "ETS", "showlegend": false, "type": "scatter", "x": ["2001-01-08T00:00:00", "2001-01-09T00:00:00", "2001-01-10T00:00:00", "2001-01-11T00:00:00"], "xaxis": "x7", "y": [1.991, 2.598, 3.204, 3.811], "yaxis": "y7"}, {"fill": "toself", "fillcolor": "#e7ba52", "legendgroup": "ETS_level_90", "line": {"color": "#e7ba52", "width": 1}, "mode": "lines", "name": "ETS_level_90", "opacity": 0.1, "showlegend": false, "type": "scatter", "x": ["2001-01-08T00:00:00.000000000", "2001-01-09T00:00:00.000000000", "2001-01-10T00:00:00.000000000", "2001-01-11T00:00:00.000000000", "2001-01-11T00:00:00.000000000", "2001-01-10T00:00:00.000000000", "2001-01-09T00:00:00.000000000", "2001-01-08T00:00:00.000000000"], "xaxis": "x7", "y": [3.284, 4.744, 6.259, 7.86, -0.2385, 0.149, 0.4516, 0.6979], "yaxis": "y7"}, {"fill": "toself", "fillcolor": "#e7ba52", "legendgroup": "ETS_level_80", "line": {"color": "#e7ba52", "width": 1}, "mode": "lines", "name": "ETS_level_80", "opacity": 0.2, "showlegend": false, "type": "scatter", "x": ["2001-01-08T00:00:00.000000000", "2001-01-09T00:00:00.000000000", "2001-01-10T00:00:00.000000000", "2001-01-11T00:00:00.000000000", "2001-01-11T00:00:00.000000000", "2001-01-10T00:00:00.000000000", "2001-01-09T00:00:00.000000000", "2001-01-08T00:00:00.000000000"], "xaxis": "x7", "y": [2.998, 4.27, 5.585, 6.966, 0.6559, 0.8238, 0.9256, 0.9835], "yaxis": "y7"}, {"legendgroup": "AutoARIMA", "line": {"color": "#393b79", "width": 1}, "mode": "lines", "name": "AutoARIMA", "showlegend": false, "type": "scatter", "x": ["2000-04-07T00:00:00", "2000-04-08T00:00:00", "2000-04-09T00:00:00", "2000-04-10T00:00:00"], "xaxis": "x8", "y": [3.233, 3.233, 3.233, 3.233], "yaxis": "y8"}, {"fill": "toself", "fillcolor": "#393b79", "legendgroup": "AutoARIMA_level_90", "line": {"color": "#393b79", "width": 1}, "mode": "lines", "name": "AutoARIMA_level_90", "opacity": 0.1, "showlegend": false, "type": "scatter", "x": ["2000-04-07T00:00:00.000000000", "2000-04-08T00:00:00.000000000", "2000-04-09T00:00:00.000000000", "2000-04-10T00:00:00.000000000", "2000-04-10T00:00:00.000000000", "2000-04-09T00:00:00.000000000", "2000-04-08T00:00:00.000000000", "2000-04-07T00:00:00.000000000"], "xaxis": "x8", "y": [6.645, 6.645, 6.645, 6.645, -0.1799, -0.1799, -0.1799, -0.1799], "yaxis": "y8"}, {"fill": "toself", "fillcolor": "#393b79", "legendgroup": "AutoARIMA_level_80", "line": {"color": "#393b79", "width": 1}, "mode": "lines", "name": "AutoARIMA_level_80", "opacity": 0.2, "showlegend": false, "type": "scatter", "x": ["2000-04-07T00:00:00.000000000", "2000-04-08T00:00:00.000000000", "2000-04-09T00:00:00.000000000", "2000-04-10T00:00:00.000000000", "2000-04-10T00:00:00.000000000", "2000-04-09T00:00:00.000000000", "2000-04-08T00:00:00.000000000", "2000-04-07T00:00:00.000000000"], "xaxis": "x8", "y": [5.891, 5.891, 5.891, 5.891, 0.5738, 0.5738, 0.5738, 0.5738], "yaxis": "y8"}, {"legendgroup": "ETS", "line": {"color": "#e7ba52", "width": 1}, "mode": "lines", "name": "ETS", "showlegend": false, "type": "scatter", "x": ["2000-04-07T00:00:00", "2000-04-08T00:00:00", "2000-04-09T00:00:00", "2000-04-10T00:00:00"], "xaxis": "x8", "y": [3.812, 4.408, 5.003, 5.598], "yaxis": "y8"}, {"fill": "toself", "fillcolor": "#e7ba52", "legendgroup": "ETS_level_90", "line": {"color": "#e7ba52", "width": 1}, "mode": "lines", "name": "ETS_level_90", "opacity": 0.1, "showlegend": false, "type": "scatter", "x": ["2000-04-07T00:00:00.000000000", "2000-04-08T00:00:00.000000000", "2000-04-09T00:00:00.000000000", "2000-04-10T00:00:00.000000000", "2000-04-10T00:00:00.000000000", "2000-04-09T00:00:00.000000000", "2000-04-08T00:00:00.000000000", "2000-04-07T00:00:00.000000000"], "xaxis": "x8", "y": [6.386, 8.377, 10.35, 12.38, -1.181, -0.3438, 0.4379, 1.239], "yaxis": "y8"}, {"fill": "toself", "fillcolor": "#e7ba52", "legendgroup": "ETS_level_80", "line": {"color": "#e7ba52", "width": 1}, "mode": "lines", "name": "ETS_level_80", "opacity": 0.2, "showlegend": false, "type": "scatter", "x": ["2000-04-07T00:00:00.000000000", "2000-04-08T00:00:00.000000000", "2000-04-09T00:00:00.000000000", "2000-04-10T00:00:00.000000000", "2000-04-10T00:00:00.000000000", "2000-04-09T00:00:00.000000000", "2000-04-08T00:00:00.000000000", "2000-04-07T00:00:00.000000000"], "xaxis": "x8", "y": [5.817, 7.501, 9.169, 10.88, 0.3165, 0.8371, 1.315, 1.807], "yaxis": "y8"}], "layout": {"annotations": [{"font": {"size": 10}, "showarrow": false, "text": "2", "x": 0.2325, "xanchor": "center", "xref": "paper", "y": 1, "yanchor": "bottom", "yref": "paper"}, {"font": {"size": 10}, "showarrow": false, "text": "0", "x": 0.7675, "xanchor": "center", "xref": "paper", "y": 1, "yanchor": "bottom", "yref": "paper"}, {"font": {"size": 10}, "showarrow": false, "text": "3", "x": 0.2325, "xanchor": "center", "xref": "paper", "y": 0.725, "yanchor": "bottom", "yref": "paper"}, {"font": {"size": 10}, "showarrow": false, "text": "8", "x": 0.7675, "xanchor": "center", "xref": "paper", "y": 0.725, "yanchor": "bottom", "yref": "paper"}, {"font": {"size": 10}, "showarrow": false, "text": "5", "x": 0.2325, "xanchor": "center", "xref": "paper", "y": 0.45, "yanchor": "bottom", "yref": "paper"}, {"font": {"size": 10}, "showarrow": false, "text": "7", "x": 0.7675, "xanchor": "center", "xref": "paper", "y": 0.45, "yanchor": "bottom", "yref": "paper"}, {"font": {"size": 10}, "showarrow": false, "text": "4", "x": 0.2325, "xanchor": "center", "xref": "paper", "y": 0.175, "yanchor": "bottom", "yref": "paper"}, {"font": {"size": 10}, "showarrow": false, "text": "1", "x": 0.7675, "xanchor": "center", "xref": "paper", "y": 0.175, "yanchor": "bottom", "yref": "paper"}, {"font": {"size": 10}, "showarrow": false, "text": "Datestamp [ds]", "x": 0.5, "xanchor": "center", "xref": "paper", "y": 0, "yanchor": "top", "yref": "paper", "yshift": -30}, {"font": {"size": 10}, "showarrow": false, "text": "Target [y]", "textangle": -90, "x": 0, "xanchor": "right", "xref": "paper", "xshift": -40, "y": 0.5, "yanchor": "middle", "yref": "paper"}], "autosize": true, "font": {"size": 10}, "height": 600, "margin": {"b": 50, "l": 60, "r": 10, "t": 20}, "xaxis": {"anchor": "y", "domain": [0, 0.465], "showticklabels": true, "visible": true}, "xaxis2": {"anchor": "y2", "domain": [0.535, 1.0], "showticklabels": true, "visible": true}, "xaxis3": {"anchor": "y3", "domain": [0, 0.465], "showticklabels": true, "visible": true}, "xaxis4": {"anchor": "y4", "domain": [0.535, 1.0], "showticklabels": true, "visible": true}, "xaxis5": {"anchor": "y5", "domain": [0, 0.465], "showticklabels": true, "visible": true}, "xaxis6": {"anchor": "y6", "domain": [0.535, 1.0], "showticklabels": true, "visible": true}, "xaxis7": {"anchor": "y7", "domain": [0, 0.465], "showticklabels": true, "visible": true}, "xaxis8": {"anchor": "y8", "domain": [0.535, 1.0], "showticklabels": true, "visible": true}, "yaxis": {"anchor": "x", "domain": [0.825, 1]}, "yaxis2": {"anchor": "x2", "domain": [0.825, 1]}, "yaxis3": {"anchor": "x3", "domain": [0.55, 0.725]}, "yaxis4": {"anchor": "x4", "domain": [0.55, 0.725]}, "yaxis5": {"anchor": "x5", "domain": [0.275, 0.45]}, "yaxis6": {"anchor": "x6", "domain": [0.275, 0.45]}, "yaxis7": {"anchor": "x7", "domain": [0, 0.175]}, "yaxis8": {"anchor": "x8", "domain": [0, 0.175]}}}
